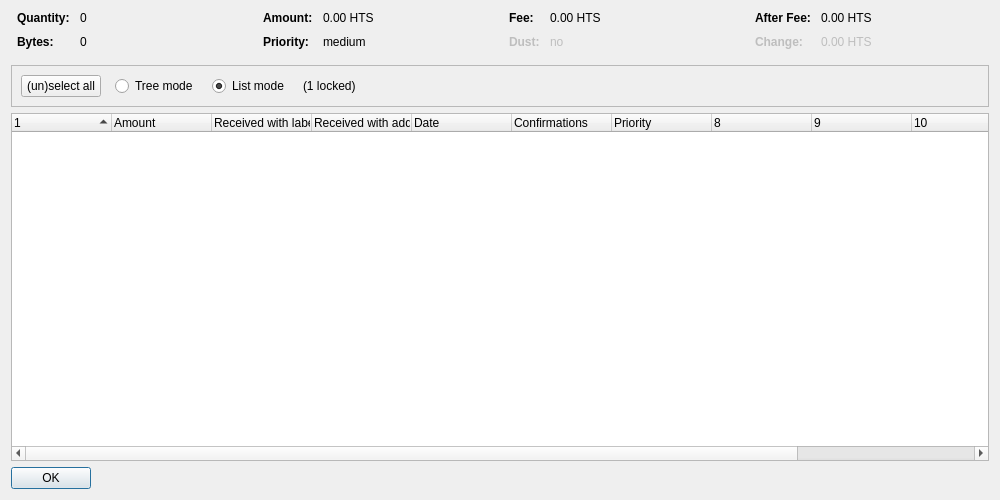
<?xml version="1.0" encoding="UTF-8"?>
<ui version="4.0">
 <class>CoinControlDialog</class>
 <widget class="QDialog" name="CoinControlDialog">
  <property name="geometry">
   <rect>
    <x>0</x>
    <y>0</y>
    <width>1000</width>
    <height>500</height>
   </rect>
  </property>
  <property name="windowTitle">
   <string>Coin Selection</string>
  </property>
  <property name="styleSheet">
   <string notr="true"/>
  </property>
  <layout class="QVBoxLayout" name="verticalLayout">
   <item>
    <layout class="QHBoxLayout" name="horizontalLayoutTop" stretch="0,0,0,0">
     <property name="topMargin">
      <number>0</number>
     </property>
     <property name="bottomMargin">
      <number>10</number>
     </property>
     <item>
      <layout class="QFormLayout" name="formLayoutCoinControl1">
       <property name="horizontalSpacing">
        <number>10</number>
       </property>
       <property name="verticalSpacing">
        <number>10</number>
       </property>
       <property name="leftMargin">
        <number>6</number>
       </property>
       <property name="rightMargin">
        <number>6</number>
       </property>
       <item row="0" column="0">
        <widget class="QLabel" name="labelCoinControlQuantityText">
         <property name="font">
          <font>
           <weight>75</weight>
           <bold>true</bold>
          </font>
         </property>
         <property name="text">
          <string>Quantity:</string>
         </property>
        </widget>
       </item>
       <item row="0" column="1">
        <widget class="QLabel" name="labelCoinControlQuantity">
         <property name="cursor">
          <cursorShape>IBeamCursor</cursorShape>
         </property>
         <property name="contextMenuPolicy">
          <enum>Qt::ActionsContextMenu</enum>
         </property>
         <property name="text">
          <string notr="true">0</string>
         </property>
         <property name="textInteractionFlags">
          <set>Qt::LinksAccessibleByMouse|Qt::TextSelectableByKeyboard|Qt::TextSelectableByMouse</set>
         </property>
        </widget>
       </item>
       <item row="1" column="0">
        <widget class="QLabel" name="labelCoinControlBytesText">
         <property name="font">
          <font>
           <weight>75</weight>
           <bold>true</bold>
          </font>
         </property>
         <property name="text">
          <string>Bytes:</string>
         </property>
        </widget>
       </item>
       <item row="1" column="1">
        <widget class="QLabel" name="labelCoinControlBytes">
         <property name="cursor">
          <cursorShape>IBeamCursor</cursorShape>
         </property>
         <property name="contextMenuPolicy">
          <enum>Qt::ActionsContextMenu</enum>
         </property>
         <property name="text">
          <string notr="true">0</string>
         </property>
         <property name="textInteractionFlags">
          <set>Qt::LinksAccessibleByMouse|Qt::TextSelectableByKeyboard|Qt::TextSelectableByMouse</set>
         </property>
        </widget>
       </item>
      </layout>
     </item>
     <item>
      <layout class="QFormLayout" name="formLayoutCoinControl2">
       <property name="horizontalSpacing">
        <number>10</number>
       </property>
       <property name="verticalSpacing">
        <number>10</number>
       </property>
       <property name="leftMargin">
        <number>6</number>
       </property>
       <property name="rightMargin">
        <number>6</number>
       </property>
       <item row="0" column="0">
        <widget class="QLabel" name="labelCoinControlAmountText">
         <property name="font">
          <font>
           <weight>75</weight>
           <bold>true</bold>
          </font>
         </property>
         <property name="text">
          <string>Amount:</string>
         </property>
        </widget>
       </item>
       <item row="0" column="1">
        <widget class="QLabel" name="labelCoinControlAmount">
         <property name="cursor">
          <cursorShape>IBeamCursor</cursorShape>
         </property>
         <property name="contextMenuPolicy">
          <enum>Qt::ActionsContextMenu</enum>
         </property>
         <property name="text">
          <string notr="true">0.00 HTS</string>
         </property>
         <property name="textInteractionFlags">
          <set>Qt::LinksAccessibleByMouse|Qt::TextSelectableByKeyboard|Qt::TextSelectableByMouse</set>
         </property>
        </widget>
       </item>
       <item row="1" column="0">
        <widget class="QLabel" name="labelCoinControlPriorityText">
         <property name="font">
          <font>
           <weight>75</weight>
           <bold>true</bold>
          </font>
         </property>
         <property name="text">
          <string>Priority:</string>
         </property>
        </widget>
       </item>
       <item row="1" column="1">
        <widget class="QLabel" name="labelCoinControlPriority">
         <property name="cursor">
          <cursorShape>IBeamCursor</cursorShape>
         </property>
         <property name="contextMenuPolicy">
          <enum>Qt::ActionsContextMenu</enum>
         </property>
         <property name="text">
          <string notr="true">medium</string>
         </property>
         <property name="textInteractionFlags">
          <set>Qt::LinksAccessibleByMouse|Qt::TextSelectableByKeyboard|Qt::TextSelectableByMouse</set>
         </property>
        </widget>
       </item>
      </layout>
     </item>
     <item>
      <layout class="QFormLayout" name="formLayoutCoinControl3">
       <property name="horizontalSpacing">
        <number>10</number>
       </property>
       <property name="verticalSpacing">
        <number>10</number>
       </property>
       <property name="leftMargin">
        <number>6</number>
       </property>
       <property name="rightMargin">
        <number>6</number>
       </property>
       <item row="0" column="0">
        <widget class="QLabel" name="labelCoinControlFeeText">
         <property name="font">
          <font>
           <weight>75</weight>
           <bold>true</bold>
          </font>
         </property>
         <property name="text">
          <string>Fee:</string>
         </property>
        </widget>
       </item>
       <item row="0" column="1">
        <widget class="QLabel" name="labelCoinControlFee">
         <property name="cursor">
          <cursorShape>IBeamCursor</cursorShape>
         </property>
         <property name="contextMenuPolicy">
          <enum>Qt::ActionsContextMenu</enum>
         </property>
         <property name="text">
          <string notr="true">0.00 HTS</string>
         </property>
         <property name="textInteractionFlags">
          <set>Qt::LinksAccessibleByMouse|Qt::TextSelectableByKeyboard|Qt::TextSelectableByMouse</set>
         </property>
        </widget>
       </item>
       <item row="1" column="0">
        <widget class="QLabel" name="labelCoinControlLowOutputText">
         <property name="enabled">
          <bool>false</bool>
         </property>
         <property name="font">
          <font>
           <weight>75</weight>
           <bold>true</bold>
          </font>
         </property>
         <property name="text">
          <string>Dust:</string>
         </property>
        </widget>
       </item>
       <item row="1" column="1">
        <widget class="QLabel" name="labelCoinControlLowOutput">
         <property name="enabled">
          <bool>false</bool>
         </property>
         <property name="cursor">
          <cursorShape>IBeamCursor</cursorShape>
         </property>
         <property name="contextMenuPolicy">
          <enum>Qt::ActionsContextMenu</enum>
         </property>
         <property name="text">
          <string notr="true">no</string>
         </property>
         <property name="textInteractionFlags">
          <set>Qt::LinksAccessibleByMouse|Qt::TextSelectableByKeyboard|Qt::TextSelectableByMouse</set>
         </property>
        </widget>
       </item>
      </layout>
     </item>
     <item>
      <layout class="QFormLayout" name="formLayoutCoinControl4">
       <property name="horizontalSpacing">
        <number>10</number>
       </property>
       <property name="verticalSpacing">
        <number>10</number>
       </property>
       <property name="leftMargin">
        <number>6</number>
       </property>
       <property name="rightMargin">
        <number>6</number>
       </property>
       <item row="0" column="0">
        <widget class="QLabel" name="labelCoinControlAfterFeeText">
         <property name="font">
          <font>
           <weight>75</weight>
           <bold>true</bold>
          </font>
         </property>
         <property name="text">
          <string>After Fee:</string>
         </property>
        </widget>
       </item>
       <item row="0" column="1">
        <widget class="QLabel" name="labelCoinControlAfterFee">
         <property name="cursor">
          <cursorShape>IBeamCursor</cursorShape>
         </property>
         <property name="contextMenuPolicy">
          <enum>Qt::ActionsContextMenu</enum>
         </property>
         <property name="text">
          <string notr="true">0.00 HTS</string>
         </property>
         <property name="textInteractionFlags">
          <set>Qt::LinksAccessibleByMouse|Qt::TextSelectableByKeyboard|Qt::TextSelectableByMouse</set>
         </property>
        </widget>
       </item>
       <item row="1" column="0">
        <widget class="QLabel" name="labelCoinControlChangeText">
         <property name="enabled">
          <bool>false</bool>
         </property>
         <property name="font">
          <font>
           <weight>75</weight>
           <bold>true</bold>
          </font>
         </property>
         <property name="text">
          <string>Change:</string>
         </property>
        </widget>
       </item>
       <item row="1" column="1">
        <widget class="QLabel" name="labelCoinControlChange">
         <property name="enabled">
          <bool>false</bool>
         </property>
         <property name="cursor">
          <cursorShape>IBeamCursor</cursorShape>
         </property>
         <property name="contextMenuPolicy">
          <enum>Qt::ActionsContextMenu</enum>
         </property>
         <property name="text">
          <string notr="true">0.00 HTS</string>
         </property>
         <property name="textInteractionFlags">
          <set>Qt::LinksAccessibleByMouse|Qt::TextSelectableByKeyboard|Qt::TextSelectableByMouse</set>
         </property>
        </widget>
       </item>
      </layout>
     </item>
    </layout>
   </item>
   <item>
    <widget class="QFrame" name="frame">
     <property name="minimumSize">
      <size>
       <width>0</width>
       <height>40</height>
      </size>
     </property>
     <property name="frameShape">
      <enum>QFrame::StyledPanel</enum>
     </property>
     <property name="frameShadow">
      <enum>QFrame::Sunken</enum>
     </property>
     <layout class="QHBoxLayout" name="horizontalLayout">
      <item>
       <layout class="QHBoxLayout" name="horizontalLayoutPanel" stretch="0,0,0,0,0">
        <property name="spacing">
         <number>14</number>
        </property>
        <item>
         <widget class="QPushButton" name="pushButtonSelectAll">
          <property name="sizePolicy">
           <sizepolicy hsizetype="Maximum" vsizetype="Fixed">
            <horstretch>0</horstretch>
            <verstretch>0</verstretch>
           </sizepolicy>
          </property>
          <property name="styleSheet">
           <string notr="true"/>
          </property>
          <property name="text">
           <string>(un)select all</string>
          </property>
          <property name="autoDefault">
           <bool>false</bool>
          </property>
         </widget>
        </item>
        <item>
         <widget class="QRadioButton" name="radioTreeMode">
          <property name="sizePolicy">
           <sizepolicy hsizetype="Maximum" vsizetype="Fixed">
            <horstretch>0</horstretch>
            <verstretch>0</verstretch>
           </sizepolicy>
          </property>
          <property name="text">
           <string>Tree mode</string>
          </property>
         </widget>
        </item>
        <item>
         <widget class="QRadioButton" name="radioListMode">
          <property name="sizePolicy">
           <sizepolicy hsizetype="Maximum" vsizetype="Fixed">
            <horstretch>0</horstretch>
            <verstretch>0</verstretch>
           </sizepolicy>
          </property>
          <property name="text">
           <string>List mode</string>
          </property>
          <property name="checked">
           <bool>true</bool>
          </property>
         </widget>
        </item>
        <item>
         <widget class="QLabel" name="labelLocked">
          <property name="text">
           <string notr="true">(1 locked)</string>
          </property>
         </widget>
        </item>
        <item>
         <spacer name="horizontalSpacer">
          <property name="orientation">
           <enum>Qt::Horizontal</enum>
          </property>
          <property name="sizeHint" stdset="0">
           <size>
            <width>40</width>
            <height>20</height>
           </size>
          </property>
         </spacer>
        </item>
       </layout>
      </item>
     </layout>
    </widget>
   </item>
   <item>
    <widget class="CoinControlTreeWidget" name="treeWidget">
     <property name="contextMenuPolicy">
      <enum>Qt::CustomContextMenu</enum>
     </property>
     <property name="styleSheet">
      <string notr="true"/>
     </property>
     <property name="sortingEnabled">
      <bool>false</bool>
     </property>
     <property name="columnCount">
      <number>12</number>
     </property>
     <attribute name="headerShowSortIndicator" stdset="0">
      <bool>true</bool>
     </attribute>
     <attribute name="headerStretchLastSection">
      <bool>false</bool>
     </attribute>
     <column>
      <property name="text">
       <string/>
      </property>
     </column>
     <column>
      <property name="text">
       <string>Amount</string>
      </property>
     </column>
     <column>
      <property name="text">
       <string>Received with label</string>
      </property>
     </column>
     <column>
      <property name="text">
       <string>Received with address</string>
      </property>
     </column>
     <column>
      <property name="text">
       <string>Date</string>
      </property>
     </column>
     <column>
      <property name="text">
       <string>Confirmations</string>
      </property>
      <property name="toolTip">
       <string>Confirmed</string>
      </property>
     </column>
     <column>
      <property name="text">
       <string>Priority</string>
      </property>
     </column>
     <column>
      <property name="text">
       <string/>
      </property>
     </column>
     <column>
      <property name="text">
       <string/>
      </property>
     </column>
     <column>
      <property name="text">
       <string/>
      </property>
     </column>
     <column>
      <property name="text">
       <string/>
      </property>
     </column>
     <column>
      <property name="text">
       <string/>
      </property>
     </column>
    </widget>
   </item>
   <item>
    <widget class="QDialogButtonBox" name="buttonBox">
     <property name="sizePolicy">
      <sizepolicy hsizetype="Maximum" vsizetype="Fixed">
       <horstretch>0</horstretch>
       <verstretch>0</verstretch>
      </sizepolicy>
     </property>
     <property name="styleSheet">
      <string notr="true"/>
     </property>
     <property name="orientation">
      <enum>Qt::Horizontal</enum>
     </property>
     <property name="standardButtons">
      <set>QDialogButtonBox::Ok</set>
     </property>
    </widget>
   </item>
  </layout>
 </widget>
 <customwidgets>
  <customwidget>
   <class>CoinControlTreeWidget</class>
   <extends>QTreeWidget</extends>
   <header>coincontroltreewidget.h</header>
  </customwidget>
 </customwidgets>
 <resources/>
 <connections/>
</ui>
